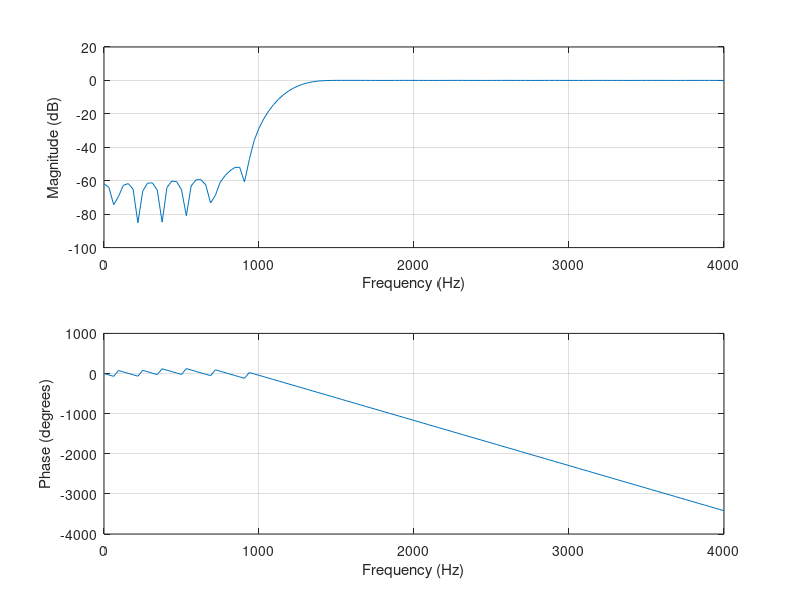
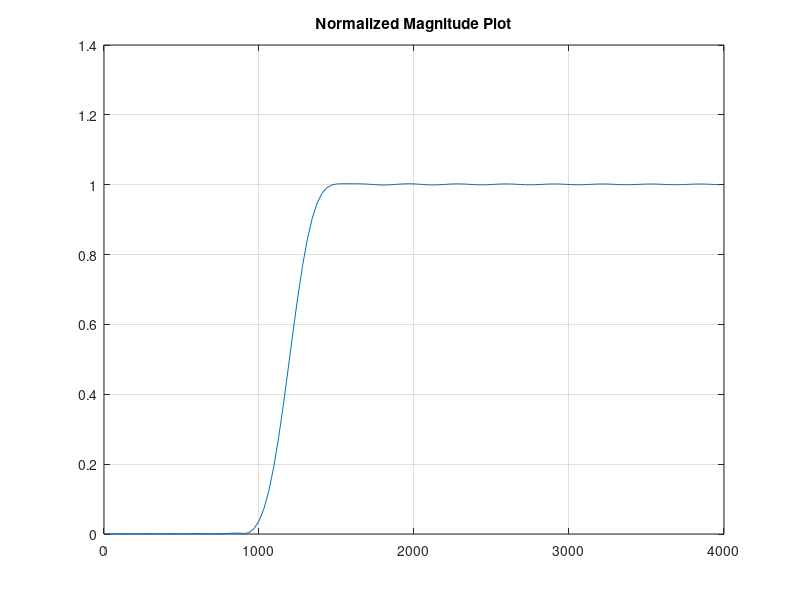
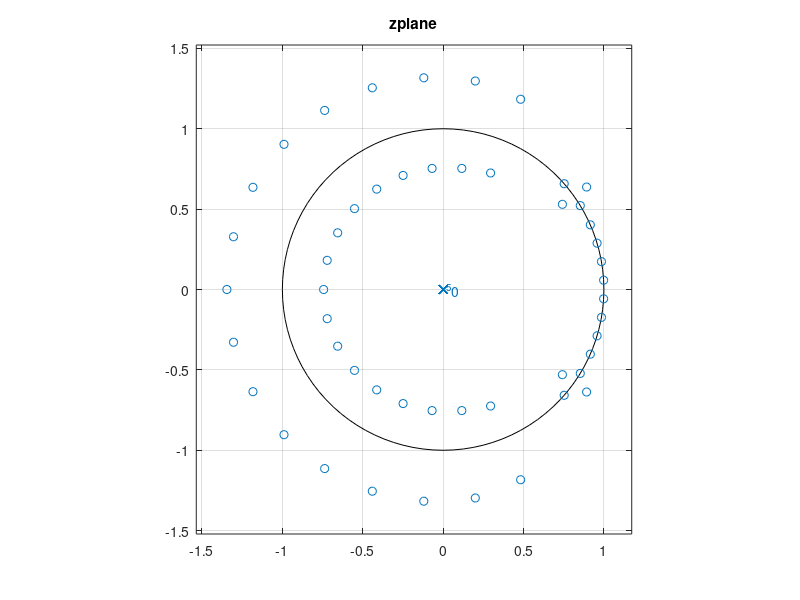

The MATLAB source for these figures, in order:
clc;
clear all;
close all;
fs=8000;
n=50;
w=1200/ (fs/2);
b=fir1(n,w,'high');
freqz(b,1,128,8000);
figure(2)
[h,w]=freqz(b,1,128,8000);
plot(w,abs(h)); % Normalized Magnitude Plot
title('Normalized Magnitude Plot');
grid
figure(3)
zplane(b,1);
title('zplane');